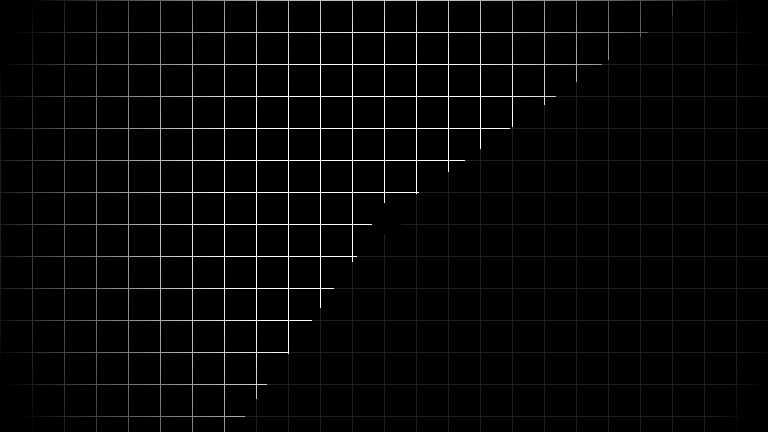
Frame 1 (no input)
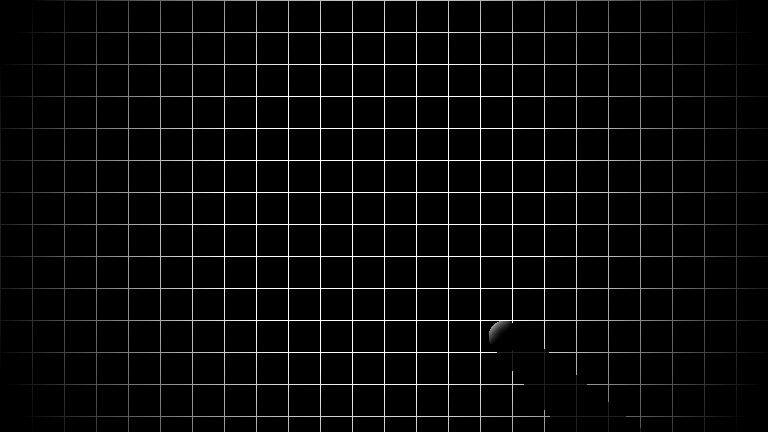
Frame 60 (the mouse pressed at the canvas centre just before this capture)
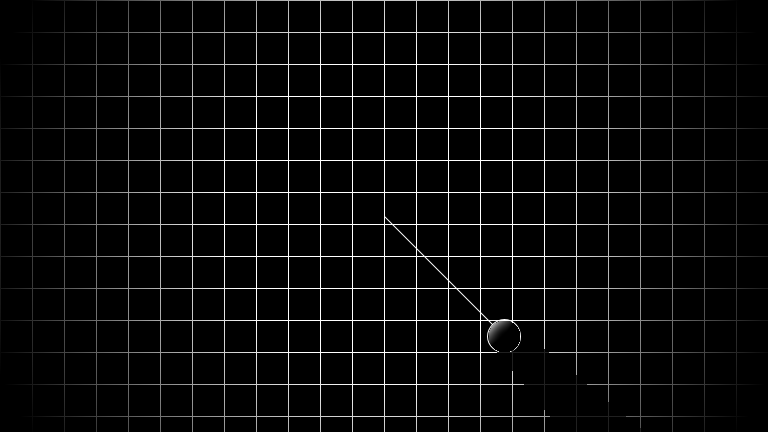
Frame 120 (the mouse held since frame 60 and released just before this capture)

The Processing sketch that drew these frames (run headless with seeded random() and noise(); from frame 60 on, the mouse is pressed at the canvas centre):

// Processing sketch: Yrgo03_Vectors
// ── Yrgo03_Vectors.pde
Vector velocity = new Vector(2, 2);
Vector position = new Vector(0, 0);

float size = 32f;

void setup()
{
  size(768, 432);
  background(0);
  noFill();
  stroke(255);

  position = new Vector(width/2, height/2);
}
void draw()
{
	background(0);

	if (mousePressed){

		line(position.x, position.y, mouseX, mouseY);
		ellipse(position.x, position.y, size+1, size+1);

	} else {

		//Make the circle bounce on the edges of the screen.
		position.add(velocity);
		if (position.x < size/2 || position.x > width - size/2){
			velocity.x = -velocity.x;
			position.add(velocity);
		}
		if (position.y < size/2 || position.y > height - size/2){
			velocity.y = -velocity.y;
			position.add(velocity);
		}
	}

	coolEffect();

	//ellipse(position.x, position.y, size, size); //Draw a circle (ellipse) on screen.
}
void mouseReleased(){

	Vector diffVector = new Vector(mouseX - position.x, mouseY - position.y); //Calculate the vector between the circle and the mouse.

	//Adjust the speed in a way so it doesn't go too fast. But still make it so a longer line makes it go faster then a short line.
	diffVector.div(32);
	diffVector.limit(10); 

	velocity = new Vector(diffVector.x, diffVector.y); //Use the vector to give the circle direction (movement).
	//position = new Vector(mouseX, mouseY); //Teleport the circle to the mouse when you press the mouse button
}

float gridSize = 13;
void coolEffect() {
	loadPixels();

	
	Vector distCenter = new Vector(position.x-width/2, position.y-height/2);
	distCenter.square();
     float distCenterF = sqrt(distCenter.x + distCenter.y);
  	
  	//caculate angles for shadow.
    float ballAng = atan2(position.x-width/2, position.y-height/2);

    float[] ballSides = {
    	sin(ballAng + PI/2)* size/2, cos(ballAng + PI/2)* size/2};

    float angle1 = atan2(position.x-width/2 - ballSides[0], position.y-height/2 - ballSides[1]);
    float angle2 = atan2(position.x-width/2 + ballSides[0], position.y-height/2 + ballSides[1]);

     for (int x = 0; x < width; x++) {
      for (int y = 0; y < height; y++) {   

      	//caculate normal and distance to ball
		Vector ditanceToBall = position.copy();
  		ditanceToBall.sub(new Vector(x, y));
  		Vector normal = ditanceToBall.copy();
  		ditanceToBall.square();
      	float dist = sqrt(ditanceToBall.x + ditanceToBall.y);

      	float ang = atan2(x-width/2, y-height/2);
  		Vector lDistCenter = new Vector(x-width/2, y-height/2);
  		lDistCenter.square();
 		float lDistCenterF = sqrt(lDistCenter.x + lDistCenter.y);

      	if (abs(dist) < size/2){

      		normal = new Vector(norm(normal.x, 1, -1), norm(normal.y, 1, -1));

      		//light derection
	      	Vector light = new Vector(width/2-x,height/2-y);
	  		light.limit(1);
      		light.mult(normal);
  			light.mult(max(dist,0));
      		pixels[y*width + x] = color(light.x+light.y);

      	} else if ((x)%32==0 || (y)%32==0){
      		
      		Vector localDistanceToCenterVector = new Vector(width/2, height/2);
	  		localDistanceToCenterVector.sub(new Vector(x, y));
	  		localDistanceToCenterVector.square();
	      	float localDistanceToCenter = sqrt(localDistanceToCenterVector.x + localDistanceToCenterVector.y);

      		
     		if (angle1-angle2 > PI){
     			if ((ang < angle1 && ang > angle2) || lDistCenterF < distCenterF)
      				pixels[y*width + x] = color(size*gridSize-localDistanceToCenter);
      			else 
		      		pixels[y*width + x] = color(min(size*gridSize-localDistanceToCenter, 32));
     		} else {
     			if ((ang < angle1 || ang > angle2) || lDistCenterF < distCenterF)
      				pixels[y*width + x] = color(size*gridSize-localDistanceToCenter);
      			else 
		      		pixels[y*width + x] = color(min(size*gridSize-localDistanceToCenter, 32));
     		}
      	} 
      }
    }
  updatePixels();
}

// ── Vector.pde
public class Vector {
	public float x = 0;
	public float y = 0;

	public Vector(float x, float y) {
		this.x = x;
		this.y = y;
	}

	public void add(int n){ add((float)n); }
	public void add(float n){
		x += n;
		y += n;
	}
	public void add(Vector v){
		x += v.x;
		y += v.y;
	}

	public void sub(int n){ add((float)n); }
	public void sub(float n){
		x -= n;
		y -= n;
	}
	public void sub(Vector v){
		x -= v.x;
		y -= v.y;
	}

	public void div(int n){ div((float)n); }
	public void div(float n){
		x /= n;
		y /= n;
	}
	public void div(Vector v){
		x /= v.x;
		y /= v.y;
	}

	public void mult(int n){ div((float)n); }
	public void mult(float n){
		x *= n;
		y *= n;
	}
	public void mult(Vector v){
		x *= v.x;
		y *= v.y;
	}

	public void square() {
		x *= x;
		y *= y;
	}

	public void sqrtt() {
		x = sqrt(x);
		y = sqrt(y);
	}


	public void limit(int n){ limit((float)n); }
	public void limit(float n){
		float max = max(new float[] {x, y, -x, -y});
		float div = n/max;
		//div = max(div, 1);
		if (div < 1){
			x *= div;
			y *= div;
		}
	}

	public void crop(int min, int max) {
		x = max(min, min(max, x));
		y = max(min, min(max, y));
	}
	
	public Vector copy() {
		return new Vector(x, y);
	}

}
